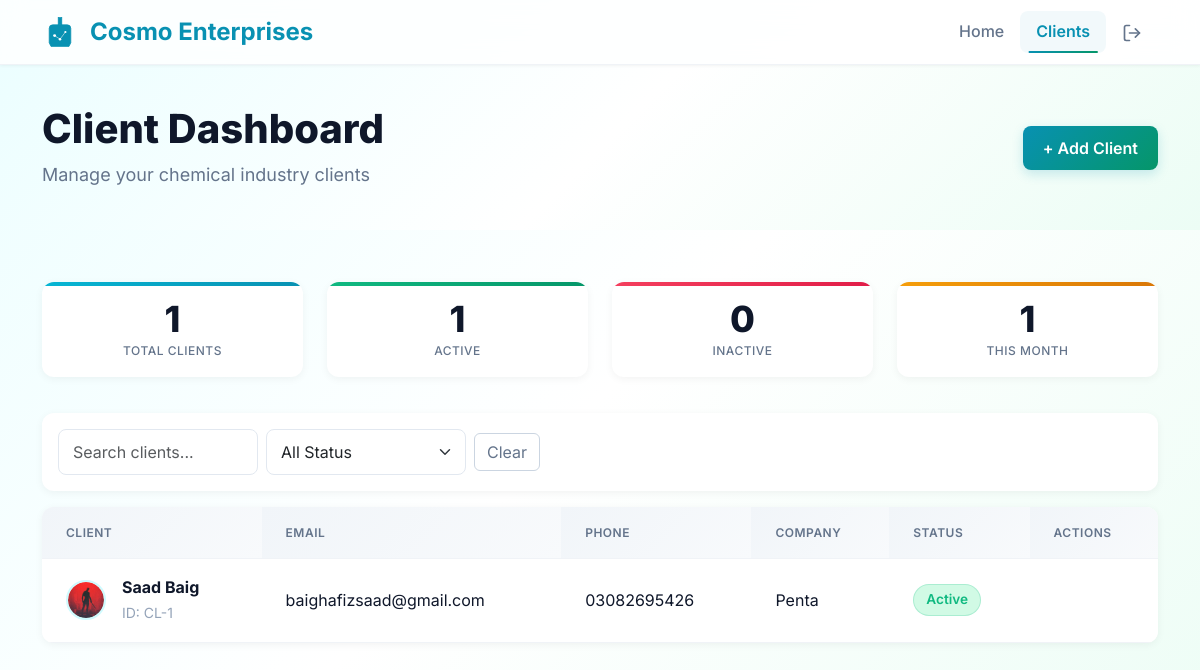
/client/ (signed in), run on the app's committed database.
### core/models.py (models this page shows, shortened)
class Client(models.Model):
    name = models.CharField(max_length=100)
    email = models.EmailField(null=True,blank=True)
    phone = models.CharField(max_length=15, blank=True)
    company = models.CharField(max_length=100, blank=True)
    is_active = models.BooleanField(default=True)
    avatar = models.ImageField(upload_to='avatars/' , blank=True , null=True)
    created_at = models.DateTimeField(auto_now_add=True)

### core/views.py (the view, shortened to what this page needs)
# urls.py: path('client/', views.client_dashboard, name='client_dashboard'),
@login_required
def client_dashboard(request):
    total_clients = Client.objects.count()
    active_clients = Client.objects.filter(is_active=True).count()
    inactive_clients = Client.objects.filter(is_active=False).count()
    now = datetime.now()
    start_of_month = now.replace(day=1, hour=0, minute=0, second=0, microsecond=0)
    this_month_clients = Client.objects.filter(created_at__gte=start_of_month).count()
    if request.method == "POST":
        client_id = request.POST.get("client_id")
        if client_id:
            client = get_object_or_404(Client, id=client_id)
            form = ClientForm(request.POST, request.FILES, instance=client)
        else:
            form = ClientForm(request.POST, request.FILES)
        if form.is_valid():
            client = form.save()
            action = "updated" if client_id else "added"
            if action == "added":
                ActivityLog.objects.create(
                    activity_type = 'client_created',
                    description = f'New client created : {client.name}',
                        user = request.user,
                        client_id = client.id
                )
            else:
                ActivityLog.objects.create(
                    activity_type = 'client_updated',
                    description =  f'Client Updated : {client.name}',
                    user = request.user,
                    client_id = client.id
                )
            messages.success(request, f"Client {action} successfully.")
            return redirect('client_dashboard')
    else:
        form = ClientForm()
    clients = Client.objects.all()
    search = request.GET.get('search')
    status = request.GET.get('status')
    clients = Client.objects.all()
    search = request.GET.get('search')
    status = request.GET.get('status')
    if status == 'active':
        clients = clients.filter(is_active=True)
    elif status == 'inactive':
        clients = clients.filter(is_active=False)
    return render(request, 'client.html', {
        'clients': clients,
        'form': form,
        'total_clients': total_clients,
        'active_clients': active_clients,
        'inactive_clients': inactive_clients,
        'this_month_clients': this_month_clients,
    })

### core/forms.py
class ClientForm(forms.ModelForm):
    class Meta:
        model = Client
        fields = ['name', 'email', 'phone', 'company', 'avatar' , 'is_active']
        widgets = {
            'name': forms.TextInput(attrs={'class': 'form-control', 'placeholder': 'Full Name'}),
            'email': forms.EmailInput(attrs={'class': 'form-control', 'placeholder': 'client@example.com'}),
            'phone': forms.TextInput(attrs={'class': 'form-control', 'placeholder': '+1 (555) 123-4567'}),
            'company': forms.TextInput(attrs={'class': 'form-control', 'placeholder': 'Company Name'}),
            'is_active': forms.CheckboxInput(attrs={'class': 'form-check-input'}),
        }

### templates/client.html (shortened to what this page needs)
{% load static %}
<!DOCTYPE html>
<html lang="en">
<head>
  <link href="https://cdn.jsdelivr.net/npm/bootstrap@5.3.2/dist/css/bootstrap.min.css" rel="stylesheet">
  <link href="{% static 'css/client-dashboard.css' %}" rel="stylesheet">
</head>
<body>
  <nav class="navbar navbar-expand-lg navbar-light bg-white shadow-sm border-bottom">
    <div class="container">
      <a class="navbar-brand d-flex align-items-center text-decoration-none" href="/">
        <span class="fw-bold" style="color: #0891b2; font-size: 1.4rem;">Cosmo Enterprises</span>
      </a>
      <div class="collapse navbar-collapse" id="navbarNav">
        <ul class="navbar-nav ms-auto">
          <li class="nav-item">
            <a class="nav-link" href="/">Home</a>
          </li>
          <li class="nav-item">
            <a class="nav-link active" href="/client/">Clients</a>
          </li>
          <a class="nav-link" href="{% url 'logout' %}" title="Logout">
</a>
        </ul>
      </div>
    </div>
  </nav>
  <section class="header-section">
    <div class="container">
      <div class="d-flex justify-content-between align-items-center">
        <div>
          <h2>Client Dashboard</h2>
          <p class="text-muted mb-0">Manage your chemical industry clients</p>
        </div>
        <button type="button" class="btn btn-primary" data-bs-toggle="modal" data-bs-target="#addClientModal">
          + Add Client
        </button>
      </div>
    </div>
  </section>
  <div class="container mt-4">
    <div class="row g-3">
      <div class="col-md-3">
        <div class="card clients-table-card text-center p-3">
          <h3 class="mb-0">{{ total_clients }}</h3>
          <small class="text-muted">Total Clients</small>
        </div>
      </div>
      <div class="col-md-3">
        <div class="card clients-table-card text-center p-3">
          <h3 class="mb-0">{{ active_clients }}</h3>
          <small class="text-muted">Active</small>
        </div>
      </div>
      <div class="col-md-3">
        <div class="card clients-table-card text-center p-3">
          <h3 class="mb-0">{{ inactive_clients }}</h3>
          <small class="text-muted">Inactive</small>
        </div>
      </div>
      <div class="col-md-3">
        <div class="card clients-table-card text-center p-3">
          <h3 class="mb-0">{{ this_month_clients }}</h3>
          <small class="text-muted">This Month</small>
        </div>
      </div>
    </div>
  </div>
  <div class="container mt-4">
    <form method="get" class="d-flex flex-wrap gap-2 mb-3 align-items-center">
      <input type="text" name="search" class="form-control" placeholder="Search clients..."
        value="{{ request.GET.search }}">
      <select name="status" onchange="this.form.submit()" class="form-select">
        <option value="">All Status</option>
      </select>
      <a href="{% url 'client_dashboard' %}" class="btn btn-outline-secondary">Clear</a>
    </form>
  </div>
  <div class="container mb-5">
    <div class="card clients-table-card">
      <div class="table-responsive">
        <table class="table table-hover mb-0">
          <thead>
            <tr>
              <th>Client</th>
              <th>Email</th>
              <th>Phone</th>
              <th>Company</th>
              <th>Status</th>
              <th>Actions</th>
            </tr>
          </thead>
          <tbody>
            {% for client in clients %}
            <tr>
              <td>
                <div class="d-flex align-items-center">
                  <div class="client-avatar">
                    {% if client.avatar %}
                    <img src="{{ client.avatar.url }}" alt="{{ client.name }}" class="img-fluid rounded-circle"
                      style="width: 40px; height: 40px; object-fit: cover" />
                    {% else %} {{ client.get_initials }} {% endif %}
                  </div>
                  <div class="ms-3">
                    <strong>{{ client.name }}</strong><br />
                    <small class="text-muted">ID: CL-{{ client.id }}</small>
                  </div>
                </div>
              </td>
              <td>{{ client.email }}</td>
              <td>{{ client.phone }}</td>
              <td>{{ client.company|default:"—" }}</td>
              <td>
                {% if client.is_active %}
                <span class="status-active">Active</span>
                {% else %}
                <span class="status-inactive">Inactive</span>
                {% endif %}
              </td>
              <td>
              </td>
            </tr>
            {% empty %}
            <tr>
              <td colspan="6" class="text-center text-muted py-4">
                No clients found.
              </td>
            </tr>
            {% endfor %}
          </tbody>
        </table>
      </div>
    </div>
  </div>
</body>
</html>

### data on the page
Client: avatar (picture), name "Saad Baig", id "1", email "baighafizsaad@gmail.com", phone "03082695426", company "Penta", is_active "Active"

### other printed values
{{ total_clients }} "1"
{{ active_clients }} "1"
{{ inactive_clients }} "0"
{{ this_month_clients }} "1"
